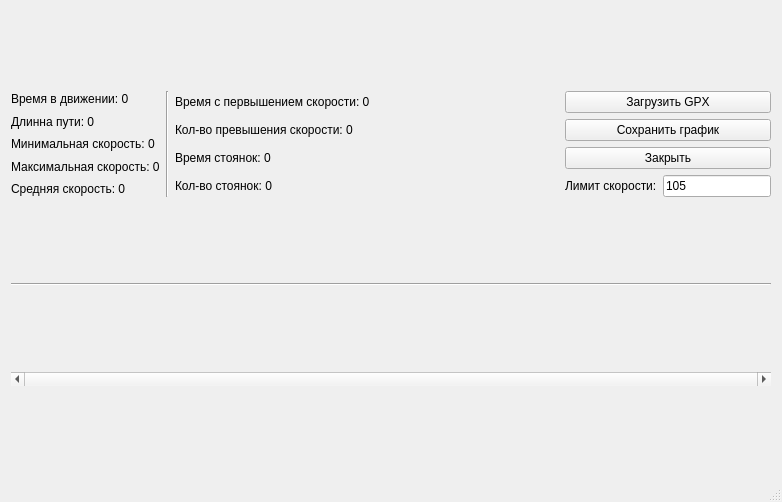
<?xml version="1.0" encoding="UTF-8"?>
<ui version="4.0">
 <class>MainWindow</class>
 <widget class="QMainWindow" name="MainWindow">
  <property name="geometry">
   <rect>
    <x>0</x>
    <y>0</y>
    <width>782</width>
    <height>502</height>
   </rect>
  </property>
  <property name="sizePolicy">
   <sizepolicy hsizetype="Fixed" vsizetype="Preferred">
    <horstretch>0</horstretch>
    <verstretch>8</verstretch>
   </sizepolicy>
  </property>
  <property name="windowTitle">
   <string>GPX Анализатор</string>
  </property>
  <widget class="QWidget" name="centralWidget">
   <layout class="QVBoxLayout" name="verticalLayout">
    <item>
     <layout class="QHBoxLayout" name="horizontalLayout">
      <item>
       <layout class="QHBoxLayout" name="horizontalLayout_2">
        <item>
         <layout class="QVBoxLayout" name="leftVerticalLayout">
          <item>
           <widget class="QLabel" name="driveDurationLabel">
            <property name="text">
             <string>Время в движении: 0</string>
            </property>
           </widget>
          </item>
          <item>
           <widget class="QLabel" name="distanceLabel">
            <property name="text">
             <string>Длинна пути: 0</string>
            </property>
           </widget>
          </item>
          <item>
           <widget class="QLabel" name="minSpeedLabel">
            <property name="text">
             <string>Минимальная скорость: 0</string>
            </property>
           </widget>
          </item>
          <item>
           <widget class="QLabel" name="maxSpeedLabel">
            <property name="text">
             <string>Максимальная скорость: 0</string>
            </property>
           </widget>
          </item>
          <item>
           <widget class="QLabel" name="averageSpeedLabel">
            <property name="text">
             <string>Средняя скорость: 0</string>
            </property>
           </widget>
          </item>
         </layout>
        </item>
        <item>
         <widget class="Line" name="line_2">
          <property name="orientation">
           <enum>Qt::Vertical</enum>
          </property>
         </widget>
        </item>
        <item>
         <layout class="QVBoxLayout" name="rightVerticalLayout">
          <item>
           <widget class="QLabel" name="overSpeedDurationLabel">
            <property name="text">
             <string>Время с первышением скорости: 0</string>
            </property>
           </widget>
          </item>
          <item>
           <widget class="QLabel" name="overSpeedCountLabel">
            <property name="text">
             <string>Кол-во превышения скорости: 0</string>
            </property>
           </widget>
          </item>
          <item>
           <widget class="QLabel" name="idleDurationLabel">
            <property name="text">
             <string>Время стоянок: 0</string>
            </property>
           </widget>
          </item>
          <item>
           <widget class="QLabel" name="idleCountLabel">
            <property name="text">
             <string>Кол-во стоянок: 0</string>
            </property>
           </widget>
          </item>
         </layout>
        </item>
       </layout>
      </item>
      <item>
       <spacer name="horizontalSpacer">
        <property name="orientation">
         <enum>Qt::Horizontal</enum>
        </property>
        <property name="sizeHint" stdset="0">
         <size>
          <width>40</width>
          <height>20</height>
         </size>
        </property>
       </spacer>
      </item>
      <item>
       <layout class="QVBoxLayout" name="buttonsLayout">
        <property name="sizeConstraint">
         <enum>QLayout::SetMinimumSize</enum>
        </property>
        <item>
         <widget class="QPushButton" name="loadButton">
          <property name="text">
           <string>Загрузить GPX</string>
          </property>
         </widget>
        </item>
        <item>
         <widget class="QPushButton" name="saveButton">
          <property name="text">
           <string>Сохранить график</string>
          </property>
         </widget>
        </item>
        <item>
         <widget class="QPushButton" name="closeButton">
          <property name="text">
           <string>Закрыть</string>
          </property>
         </widget>
        </item>
        <item>
         <layout class="QHBoxLayout" name="horizontalLayout_3">
          <item>
           <widget class="QLabel" name="label">
            <property name="text">
             <string>Лимит скорости:</string>
            </property>
           </widget>
          </item>
          <item>
           <widget class="QLineEdit" name="speedLimitEdit">
            <property name="sizePolicy">
             <sizepolicy hsizetype="Minimum" vsizetype="Fixed">
              <horstretch>0</horstretch>
              <verstretch>0</verstretch>
             </sizepolicy>
            </property>
            <property name="minimumSize">
             <size>
              <width>30</width>
              <height>0</height>
             </size>
            </property>
            <property name="inputMethodHints">
             <set>Qt::ImhNone</set>
            </property>
            <property name="text">
             <string>105</string>
            </property>
            <property name="maxLength">
             <number>3</number>
            </property>
            <property name="readOnly">
             <bool>false</bool>
            </property>
            <property name="clearButtonEnabled">
             <bool>false</bool>
            </property>
           </widget>
          </item>
         </layout>
        </item>
       </layout>
      </item>
     </layout>
    </item>
    <item>
     <widget class="Line" name="line">
      <property name="orientation">
       <enum>Qt::Horizontal</enum>
      </property>
     </widget>
    </item>
    <item>
     <layout class="QVBoxLayout" name="graphlLayout">
      <property name="spacing">
       <number>7</number>
      </property>
     </layout>
    </item>
    <item>
     <widget class="QScrollBar" name="horizontalScrollBar">
      <property name="minimum">
       <number>1</number>
      </property>
      <property name="maximum">
       <number>1</number>
      </property>
      <property name="pageStep">
       <number>1</number>
      </property>
      <property name="orientation">
       <enum>Qt::Horizontal</enum>
      </property>
     </widget>
    </item>
   </layout>
  </widget>
  <widget class="QStatusBar" name="statusBar"/>
 </widget>
 <layoutdefault spacing="6" margin="11"/>
 <resources/>
 <connections>
  <connection>
   <sender>closeButton</sender>
   <signal>clicked()</signal>
   <receiver>MainWindow</receiver>
   <slot>close()</slot>
   <hints>
    <hint type="sourcelabel">
     <x>529</x>
     <y>185</y>
    </hint>
    <hint type="destinationlabel">
     <x>611</x>
     <y>8</y>
    </hint>
   </hints>
  </connection>
 </connections>
</ui>
